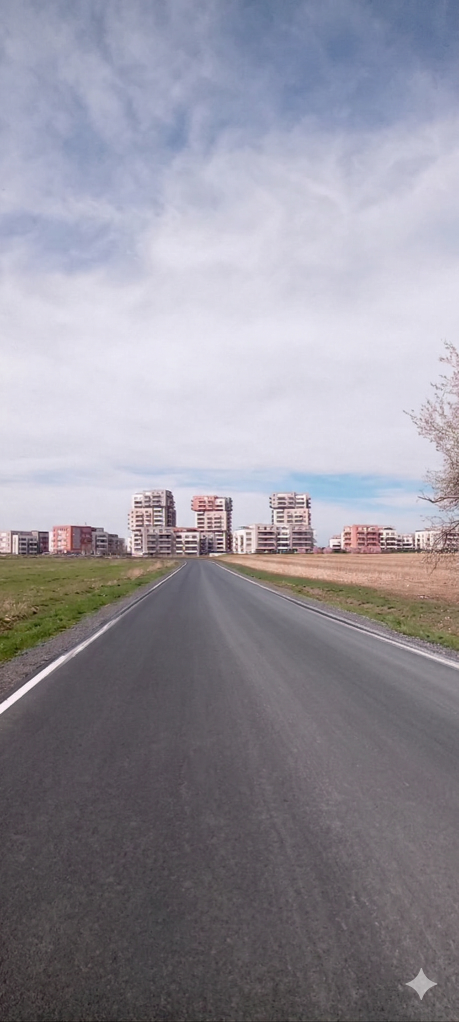
#> input picture Nuda, hypotéky, fašismus/predmesti.jpg, 1376 x 3064 px, found by its file name (shown at 1/3 size)
$ python preview_credit_card2.py
#> lines starting #> are read from the running program, lines starting #| are printed output that depends on the picture
# -*- coding: utf-8 -*-
from PIL import Image, ImageDraw, ImageFont, ImageFilter

W, H = 1080, 1920
SRC = r"c:\Repozitáře\nudaHypotekyFasismus\predmesti.jpg"
LOGO = r"c:\Repozitáře\nudaHypotekyFasismus\pvl_logo.png"
FONT = r"C:\Program Files\Scribus 1.6.5\share\fonts\URWFonts-1.41\Coronet.ttf"
OUT = r"c:\Repozitáře\nudaHypotekyFasismus\video\work\preview_credit_card2.png"

img = Image.open(SRC).convert("RGB")
#> img is the input picture: PIL image 1376x3064 RGB; mean R, G, B 148, 145.5, 155.8
sw, sh = img.size
#> sw = 1376; sh = 3064
target_ratio = W / H
src_ratio = sw / sh
#> src_ratio = 0.449
if src_ratio > target_ratio:
    new_w = int(sh * target_ratio)
    left = (sw - new_w) // 2
    img = img.crop((left, 0, left + new_w, sh))
else:
    new_h = int(sw / target_ratio)
#> new_h = 2446
    top = (sh - new_h) // 2
#> top = 309
    img = img.crop((0, top, sw, top + new_h))
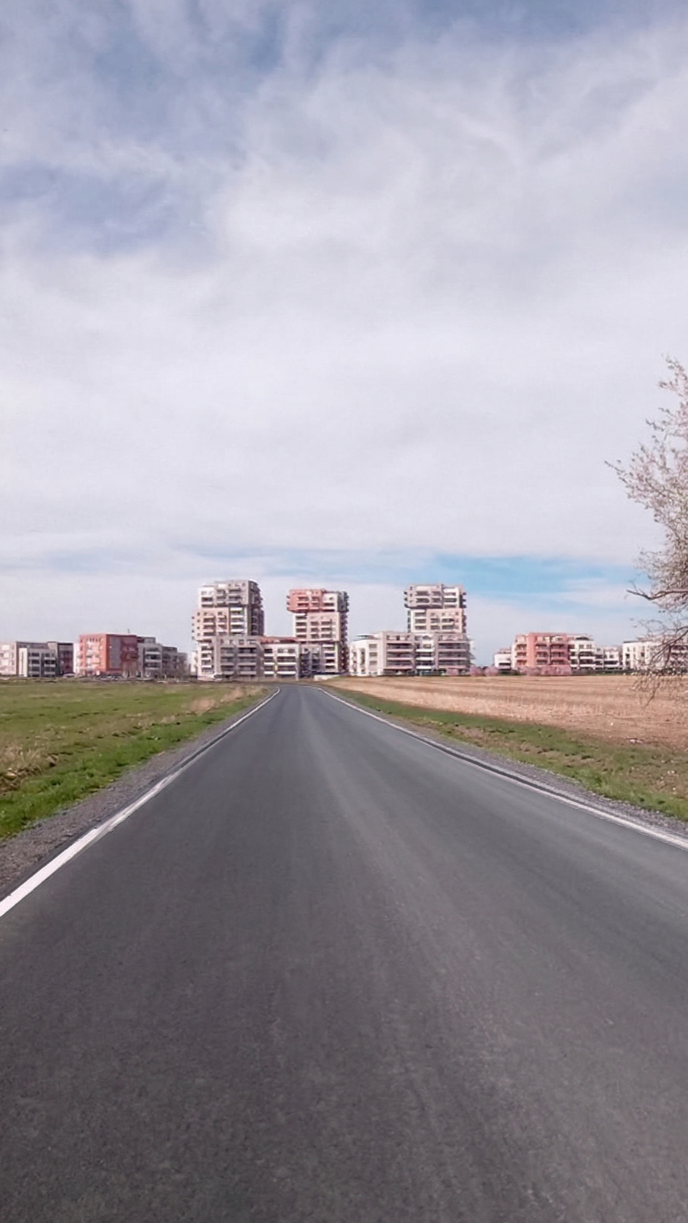
#> img: PIL image 1376x2446 RGB (shown at 1/2 size); mean R, G, B 158.1, 154.3, 163.2
img = img.resize((W, H), Image.LANCZOS)
#> img: PIL image 1080x1920 RGB

draw = ImageDraw.Draw(img)

def draw_text_centered(draw, text, y, font, fill=(255, 255, 255), shadow=(0, 0, 0)):
    bbox = font.getbbox(text)
    w = bbox[2] - bbox[0]
    x = (W - w) / 2 - bbox[0]
    draw.text((x + 2, y + 2), text, font=font, fill=shadow)
    draw.text((x, y), text, font=font, fill=fill)

f_credit = ImageFont.truetype(FONT, 62)
f_copyright = ImageFont.truetype(FONT, 50)
f_link = ImageFont.truetype(FONT, 58)

draw_text_centered(draw, "Vydalo Poezie, vole!", 1500, f_credit)
draw_text_centered(draw, "© Mirek Mrkvička, 2026", 1650, f_copyright)
draw_text_centered(draw, "poezievole.cz", 1750, f_link)

# recolor logo ink to white, thin the strokes, keep alpha
#> (the run stopped early here; a loop or call above may not have finished)

$ run again, with Nuda, hypotéky, fašismus/DreamCoreObdelnik.jpg copied over Nuda, hypotéky, fašismus/predmesti.jpg
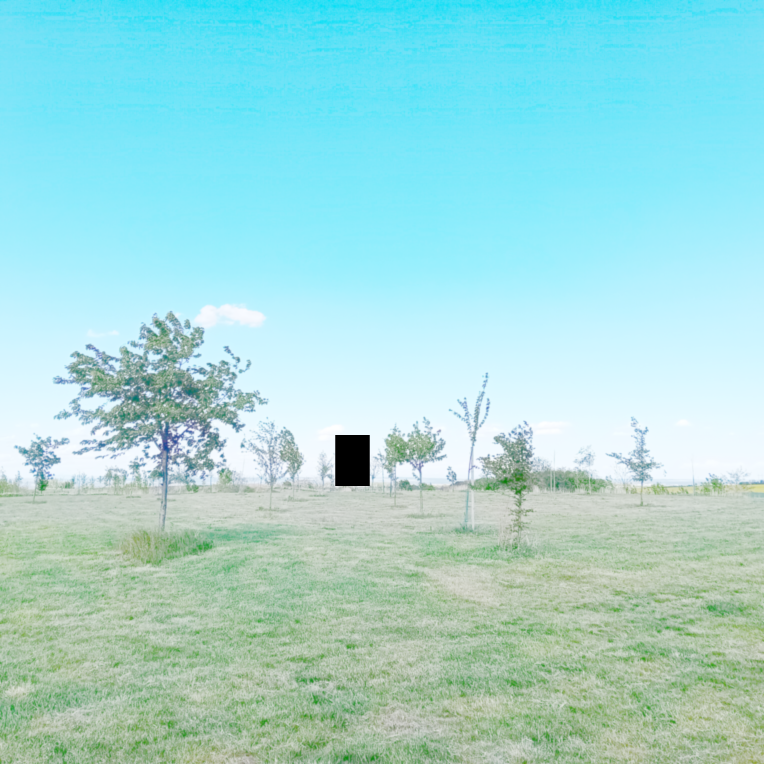
#> input picture Nuda, hypotéky, fašismus/DreamCoreObdelnik.jpg, 3056 x 3056 px, found by its file name (shown at 1/4 size)
#> img is the input picture: PIL image 3056x3056 RGB; mean R, G, B 161, 217, 215.7
#> `img = img.crop((left, 0, left + new_w, sh))`:
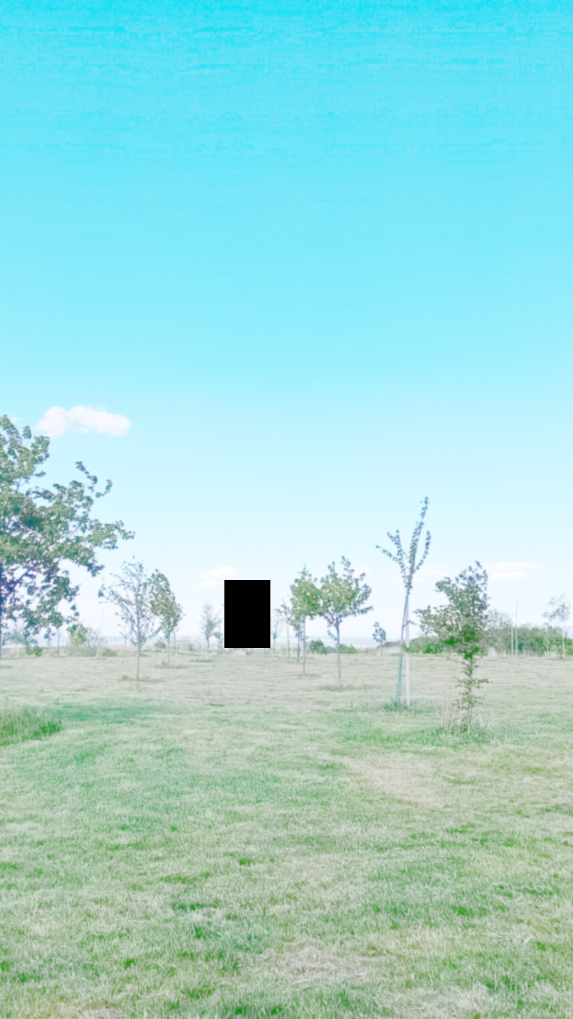
#> img: PIL image 1719x3056 RGB (shown at 1/3 size); mean R, G, B 157.9, 216.1, 215

$ run again, with Nuda, hypotéky, fašismus/dveře.jpg copied over Nuda, hypotéky, fašismus/predmesti.jpg
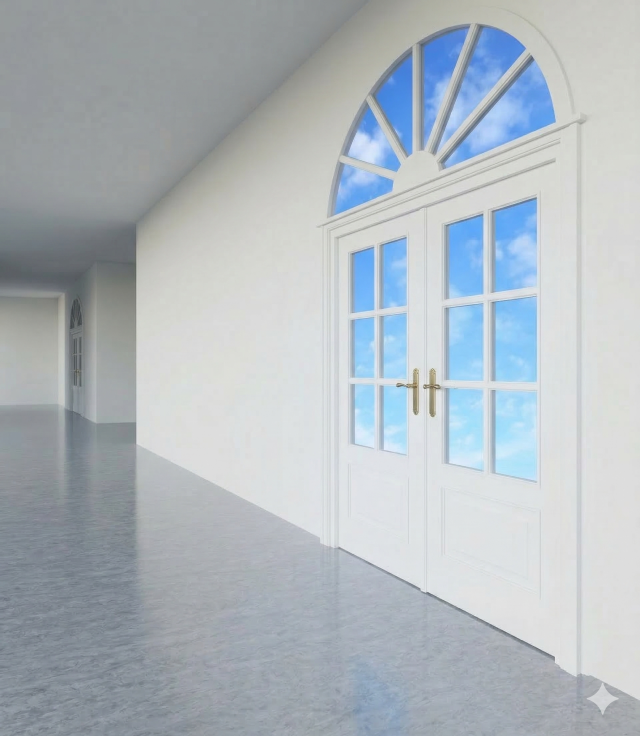
#> input picture Nuda, hypotéky, fašismus/dveře.jpg, 1920 x 2208 px, found by its file name (shown at 1/3 size)
#> img is the input picture: PIL image 1920x2208 RGB; mean R, G, B 175.9, 184.1, 190.3
#> `img = img.crop((left, 0, left + new_w, sh))`:
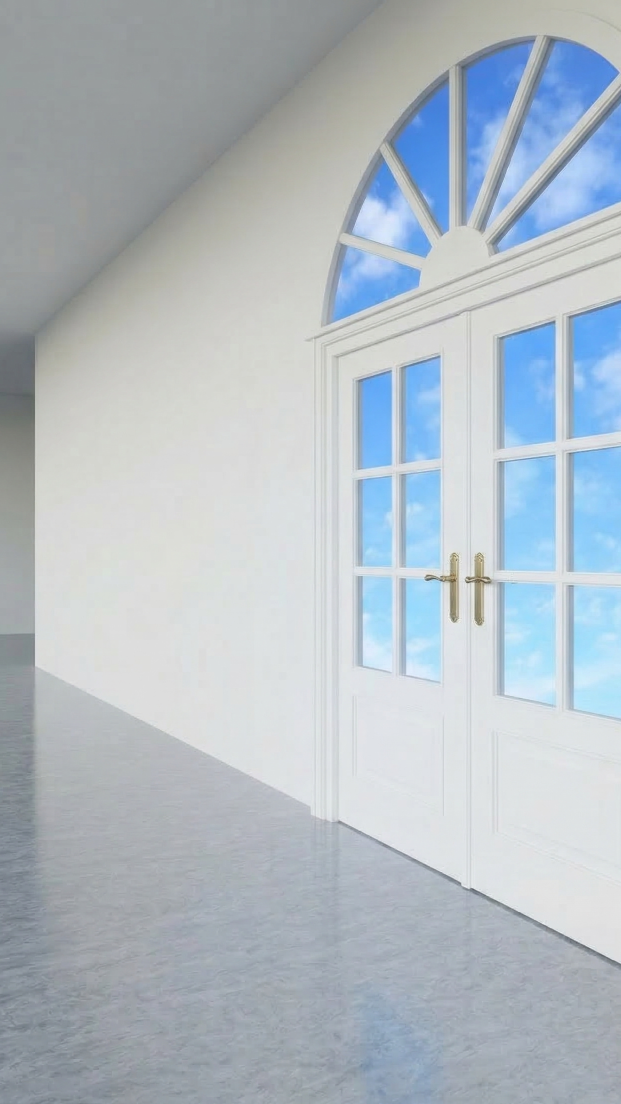
#> img: PIL image 1242x2208 RGB (shown at 1/2 size); mean R, G, B 177.3, 187.4, 195.5

$ run again, with Nuda, hypotéky, fašismus/koně.jpg copied over Nuda, hypotéky, fašismus/predmesti.jpg
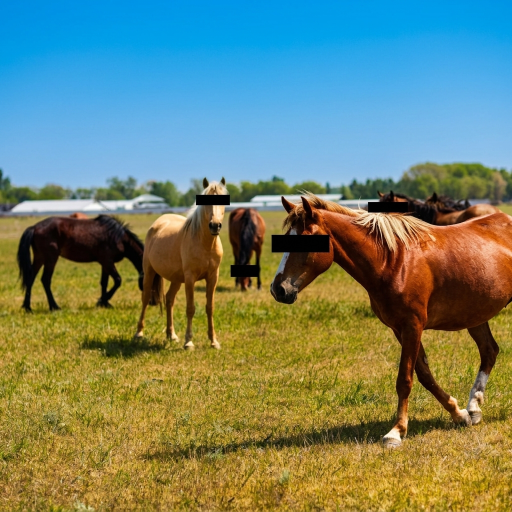
#> input picture Nuda, hypotéky, fašismus/koně.jpg, 1024 x 1024 px, found by its file name (shown at 1/2 size)
#> img is the input picture: PIL image 1024x1024 RGB; mean R, G, B 113.7, 131.6, 110.2
#> `img = img.crop((left, 0, left + new_w, sh))`:
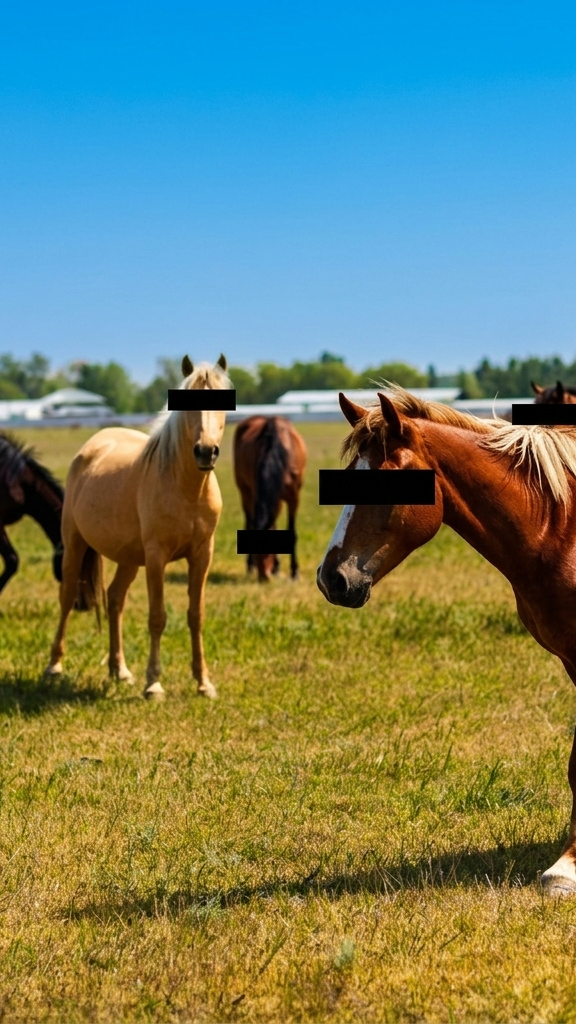
#> img: PIL image 576x1024 RGB; mean R, G, B 112.9, 132.8, 110.9
